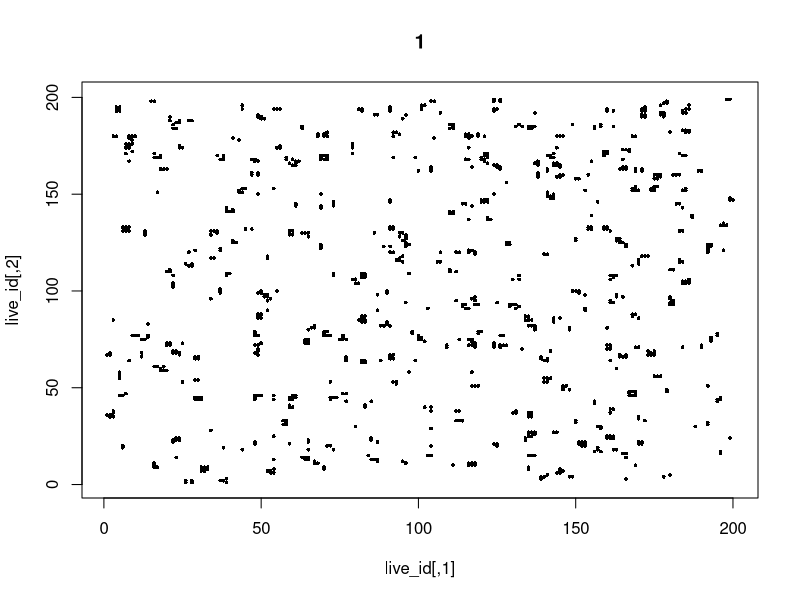
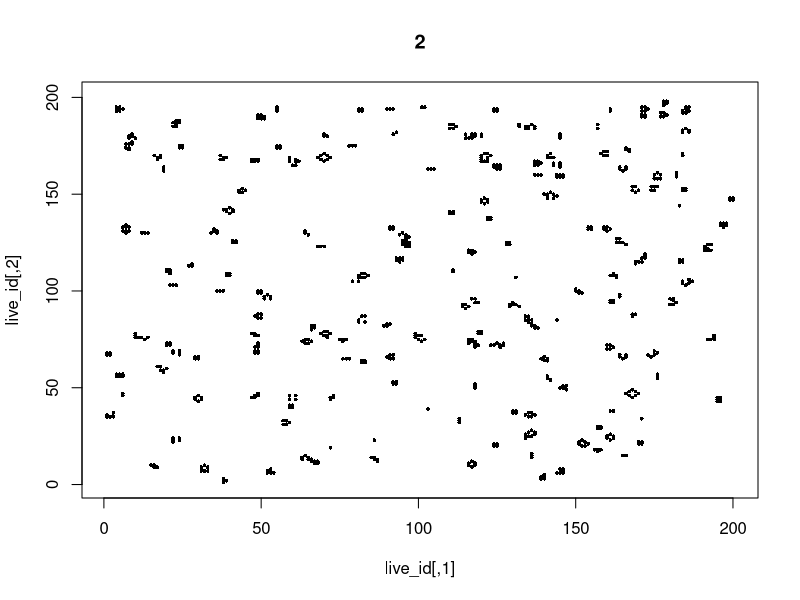
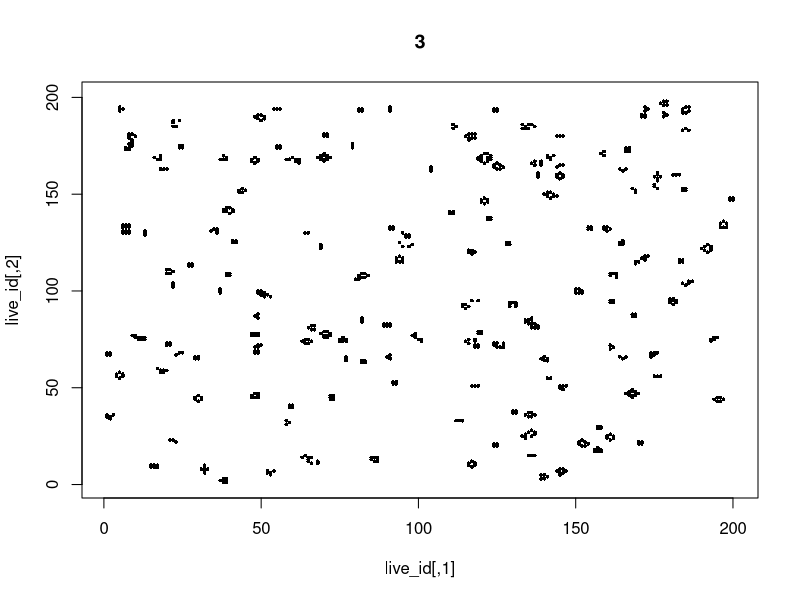
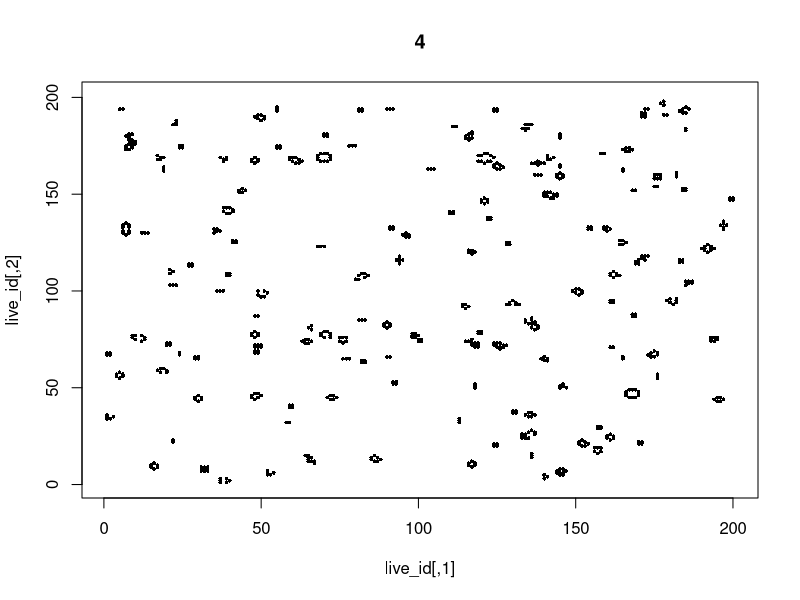
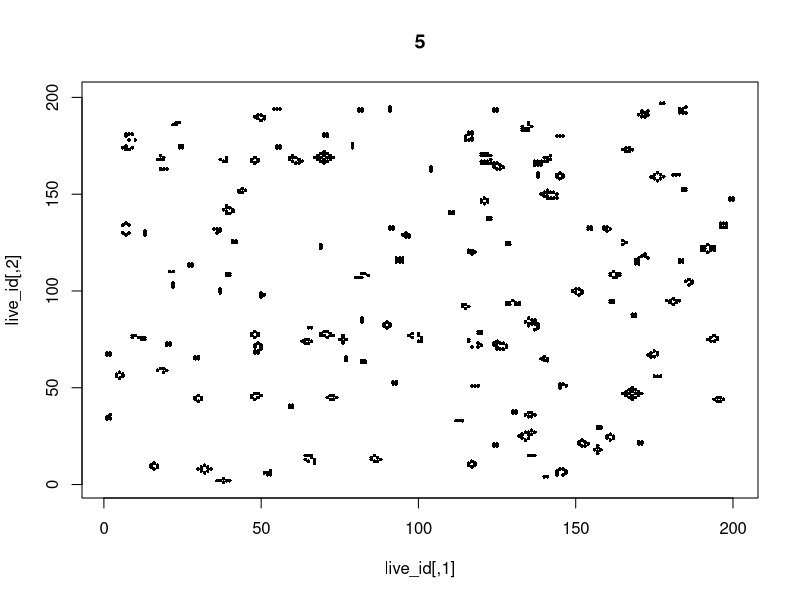
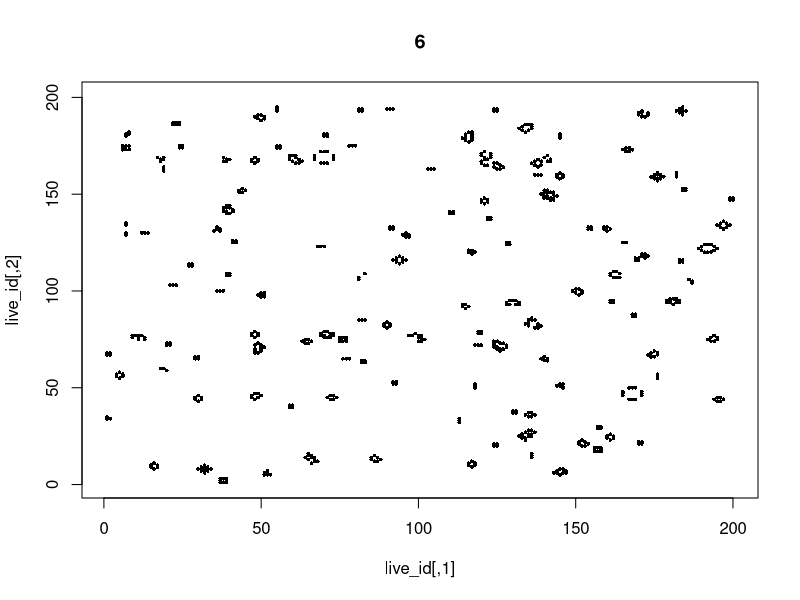
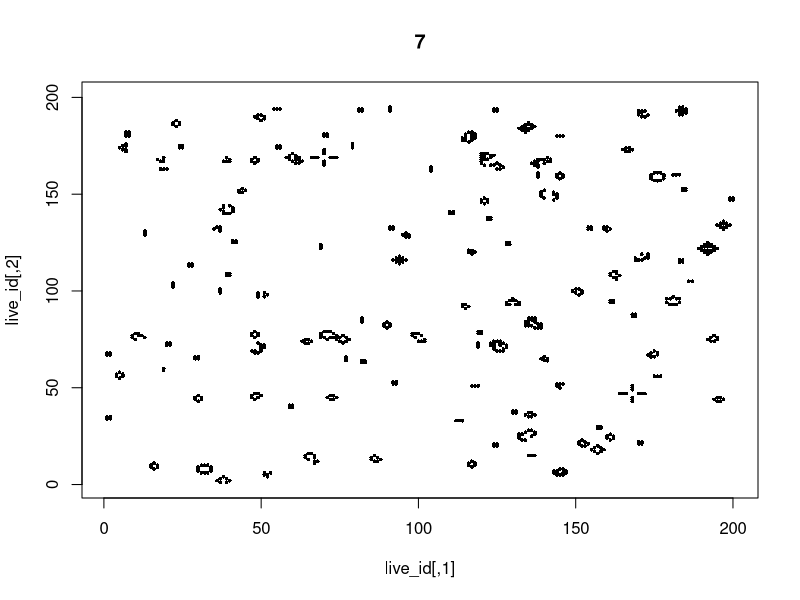
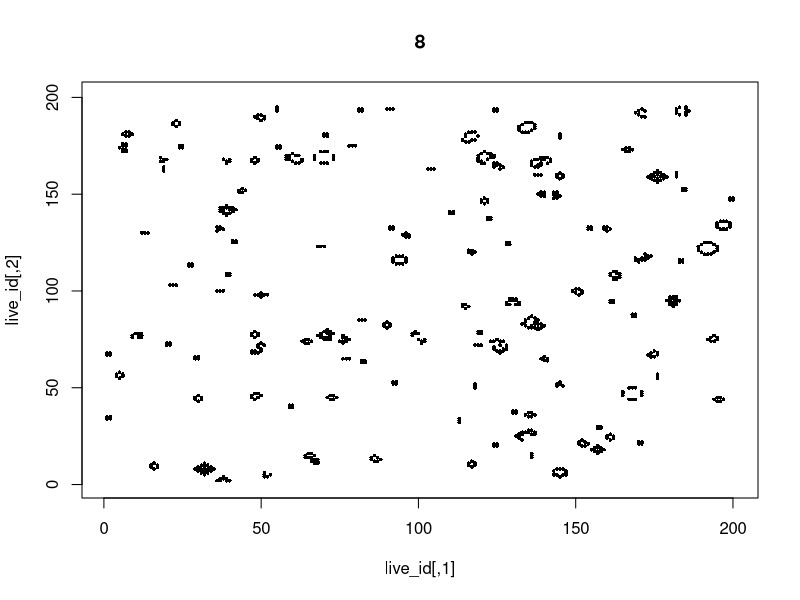

These figures' R source, in order: (Note: this script raises an error after producing the figures.)
slide <- 200
CA <- matrix(0,slide,slide)
set.seed(1234)
n=3000
init_life <- cbind(sample(1:slide,n,replace = T),sample(1:slide,n,replace = T))
#init_life <- matrix(c(2,3,2,3,3,3,2,2),ncol = 2)
#apply(init_life, 1, function(x) {CA[x[1],x[2]] <<- 1}) 
live_id <- (init_life)
for (k in 1:5000) {
  print(k)
  live_id<- t(live_id)
  test_id <- cbind(live_id+c(0,0),
                   live_id+c(1,0),
                   live_id+c(1,1),
                   live_id+c(1,-1),
                   live_id+c(0,1),
                   live_id+c(0,-1),
                   live_id+c(-1,0),
                   live_id+c(-1,1),
                   live_id+c(-1,-1))
  test_id <- test_id[,test_id[1,]>0]
  test_id <- test_id[,test_id[2,]>0]
  test_id <- test_id[,test_id[1,]<=slide]
  test_id <- test_id[,test_id[2,]<=slide]
  test_id <- (unique(t(test_id)))
  live_id<- t(live_id)
  #x <- test_id[1,]
  live_partner <- apply(test_id,1, function(x){
    length(which( (abs(live_id[,1]-x[1])==0 & abs(live_id[,2]-x[2])==1) |
                    (abs(live_id[,1]-x[1])==1 & abs(live_id[,2]-x[2])==0) |
                    (abs(live_id[,1]-x[1])==1 & abs(live_id[,2]-x[2])==1) ))
  } 
  )
  
  part1 <- test_id[which(live_partner ==3),]
  part2 <- test_id[which(live_partner[1:nrow(live_id)] ==2),]
  live_id <- unique(rbind(part1,
                          part2))
  png(paste0('./CA/',k,'.png'))
  plot(live_id,pch=16,cex=0.5,xlim=c(1,slide),ylim=c(1,slide),main=k)
  dev.off()
  Sys.sleep(0.5)
  # 
  # dim(live_id)
  # library(Matrix)
  # A <- sparseMatrix(i = live_id[,1],j =  live_id[,2], x = rep(1,nrow(live_id)))   
  # heatmap(as.matrix(A), Rowv = NA, Colv = NA,main=k)
}
##
